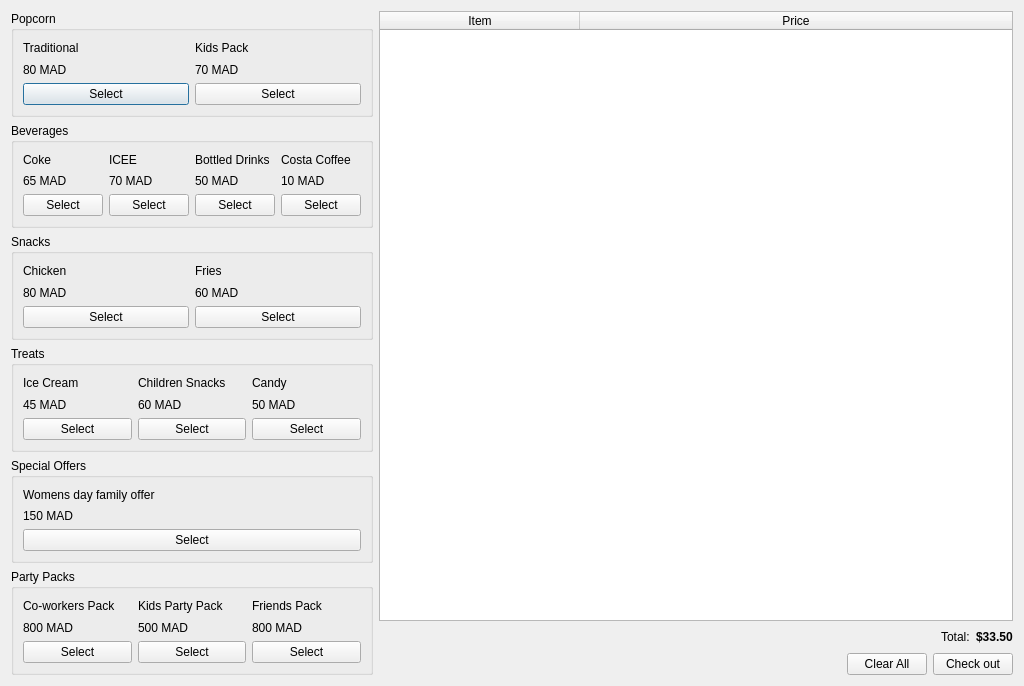
<?xml version="1.0" encoding="UTF-8"?>
<ui version="4.0">
 <class>FoodAndDrinks</class>
 <widget class="QDialog" name="FoodAndDrinks">
  <property name="geometry">
   <rect>
    <x>0</x>
    <y>0</y>
    <width>1024</width>
    <height>686</height>
   </rect>
  </property>
  <property name="windowTitle">
   <string>Food &amp; Drinks</string>
  </property>
  <layout class="QHBoxLayout" name="horizontalLayout_10">
   <item>
    <layout class="QVBoxLayout" name="verticalLayout">
     <property name="sizeConstraint">
      <enum>QLayout::SetFixedSize</enum>
     </property>
     <item>
      <widget class="QGroupBox" name="groupBox">
       <property name="title">
        <string>Popcorn</string>
       </property>
       <layout class="QHBoxLayout" name="horizontalLayout_4">
        <item>
         <layout class="QVBoxLayout" name="verticalLayout_4">
          <item>
           <widget class="QLabel" name="label_3">
            <property name="text">
             <string>Traditional</string>
            </property>
           </widget>
          </item>
          <item>
           <widget class="QLabel" name="label_4">
            <property name="text">
             <string>80 MAD</string>
            </property>
           </widget>
          </item>
          <item>
           <widget class="QPushButton" name="pushButton_traditional">
            <property name="text">
             <string>Select</string>
            </property>
           </widget>
          </item>
         </layout>
        </item>
        <item>
         <layout class="QVBoxLayout" name="verticalLayout_6">
          <item>
           <widget class="QLabel" name="label_7">
            <property name="text">
             <string>Kids Pack</string>
            </property>
           </widget>
          </item>
          <item>
           <widget class="QLabel" name="label_8">
            <property name="text">
             <string>70 MAD</string>
            </property>
           </widget>
          </item>
          <item>
           <widget class="QPushButton" name="pushButton_kidsPacks">
            <property name="text">
             <string>Select</string>
            </property>
           </widget>
          </item>
         </layout>
        </item>
       </layout>
      </widget>
     </item>
     <item>
      <widget class="QGroupBox" name="groupBox_2">
       <property name="title">
        <string>Beverages</string>
       </property>
       <layout class="QHBoxLayout" name="horizontalLayout">
        <item>
         <layout class="QVBoxLayout" name="verticalLayout_17">
          <item>
           <widget class="QLabel" name="label_29">
            <property name="text">
             <string>Coke</string>
            </property>
           </widget>
          </item>
          <item>
           <widget class="QLabel" name="label_30">
            <property name="text">
             <string>65 MAD</string>
            </property>
           </widget>
          </item>
          <item>
           <widget class="QPushButton" name="pushButton_coke">
            <property name="text">
             <string>Select</string>
            </property>
           </widget>
          </item>
         </layout>
        </item>
        <item>
         <layout class="QVBoxLayout" name="verticalLayout_22">
          <item>
           <widget class="QLabel" name="label_39">
            <property name="text">
             <string>ICEE</string>
            </property>
           </widget>
          </item>
          <item>
           <widget class="QLabel" name="label_40">
            <property name="text">
             <string>70 MAD</string>
            </property>
           </widget>
          </item>
          <item>
           <widget class="QPushButton" name="pushButton_ICEE">
            <property name="text">
             <string>Select</string>
            </property>
           </widget>
          </item>
         </layout>
        </item>
        <item>
         <layout class="QVBoxLayout" name="verticalLayout_23">
          <item>
           <widget class="QLabel" name="label_41">
            <property name="text">
             <string>Bottled Drinks</string>
            </property>
           </widget>
          </item>
          <item>
           <widget class="QLabel" name="label_42">
            <property name="text">
             <string>50 MAD</string>
            </property>
           </widget>
          </item>
          <item>
           <widget class="QPushButton" name="pushButton_bottledDrinks">
            <property name="text">
             <string>Select</string>
            </property>
           </widget>
          </item>
         </layout>
        </item>
        <item>
         <layout class="QVBoxLayout" name="verticalLayout_24">
          <item>
           <widget class="QLabel" name="label_43">
            <property name="text">
             <string>Costa Coffee</string>
            </property>
           </widget>
          </item>
          <item>
           <widget class="QLabel" name="label_44">
            <property name="text">
             <string>10 MAD</string>
            </property>
           </widget>
          </item>
          <item>
           <widget class="QPushButton" name="pushButton_costaCoffee">
            <property name="text">
             <string>Select</string>
            </property>
           </widget>
          </item>
         </layout>
        </item>
       </layout>
      </widget>
     </item>
     <item>
      <widget class="QGroupBox" name="groupBox_3">
       <property name="title">
        <string>Snacks</string>
       </property>
       <layout class="QHBoxLayout" name="horizontalLayout_5">
        <item>
         <layout class="QVBoxLayout" name="verticalLayout_11">
          <item>
           <widget class="QLabel" name="label_17">
            <property name="text">
             <string>Chicken </string>
            </property>
           </widget>
          </item>
          <item>
           <widget class="QLabel" name="label_18">
            <property name="text">
             <string>80 MAD</string>
            </property>
           </widget>
          </item>
          <item>
           <widget class="QPushButton" name="pushButton_chickenTenders">
            <property name="text">
             <string>Select</string>
            </property>
           </widget>
          </item>
         </layout>
        </item>
        <item>
         <layout class="QVBoxLayout" name="verticalLayout_12">
          <item>
           <widget class="QLabel" name="label_19">
            <property name="text">
             <string>Fries</string>
            </property>
           </widget>
          </item>
          <item>
           <widget class="QLabel" name="label_20">
            <property name="text">
             <string>60 MAD</string>
            </property>
           </widget>
          </item>
          <item>
           <widget class="QPushButton" name="pushButton_curlyFries">
            <property name="text">
             <string>Select</string>
            </property>
           </widget>
          </item>
         </layout>
        </item>
       </layout>
      </widget>
     </item>
     <item>
      <widget class="QGroupBox" name="groupBox_4">
       <property name="title">
        <string>Treats</string>
       </property>
       <layout class="QHBoxLayout" name="horizontalLayout_6">
        <item>
         <layout class="QVBoxLayout" name="verticalLayout_13">
          <item>
           <widget class="QLabel" name="label_21">
            <property name="text">
             <string>Ice Cream</string>
            </property>
           </widget>
          </item>
          <item>
           <widget class="QLabel" name="label_22">
            <property name="text">
             <string>45 MAD</string>
            </property>
           </widget>
          </item>
          <item>
           <widget class="QPushButton" name="pushButton_iceCream">
            <property name="text">
             <string>Select</string>
            </property>
           </widget>
          </item>
         </layout>
        </item>
        <item>
         <layout class="QVBoxLayout" name="verticalLayout_14">
          <item>
           <widget class="QLabel" name="label_23">
            <property name="text">
             <string>Children Snacks</string>
            </property>
           </widget>
          </item>
          <item>
           <widget class="QLabel" name="label_24">
            <property name="text">
             <string>60 MAD</string>
            </property>
           </widget>
          </item>
          <item>
           <widget class="QPushButton" name="pushButton_glutenFreeSnacks">
            <property name="text">
             <string>Select</string>
            </property>
           </widget>
          </item>
         </layout>
        </item>
        <item>
         <layout class="QVBoxLayout" name="verticalLayout_15">
          <item>
           <widget class="QLabel" name="label_25">
            <property name="text">
             <string>Candy</string>
            </property>
           </widget>
          </item>
          <item>
           <widget class="QLabel" name="label_26">
            <property name="text">
             <string>50 MAD</string>
            </property>
           </widget>
          </item>
          <item>
           <widget class="QPushButton" name="pushButton_candy">
            <property name="text">
             <string>Select</string>
            </property>
           </widget>
          </item>
         </layout>
        </item>
       </layout>
      </widget>
     </item>
     <item>
      <widget class="QGroupBox" name="groupBox_5">
       <property name="title">
        <string>Special Offers</string>
       </property>
       <layout class="QHBoxLayout" name="horizontalLayout_8">
        <item>
         <layout class="QVBoxLayout" name="verticalLayout_18">
          <item>
           <widget class="QLabel" name="label_31">
            <property name="text">
             <string>Womens day family offer</string>
            </property>
           </widget>
          </item>
          <item>
           <widget class="QLabel" name="label_32">
            <property name="text">
             <string>150 MAD</string>
            </property>
           </widget>
          </item>
          <item>
           <widget class="QPushButton" name="pushButton_wonderWoman">
            <property name="text">
             <string>Select</string>
            </property>
           </widget>
          </item>
         </layout>
        </item>
       </layout>
      </widget>
     </item>
     <item>
      <widget class="QGroupBox" name="groupBox_6">
       <property name="title">
        <string>Party Packs</string>
       </property>
       <layout class="QHBoxLayout" name="horizontalLayout_7">
        <item>
         <layout class="QVBoxLayout" name="verticalLayout_19">
          <item>
           <widget class="QLabel" name="label_33">
            <property name="text">
             <string>Co-workers Pack</string>
            </property>
           </widget>
          </item>
          <item>
           <widget class="QLabel" name="label_34">
            <property name="text">
             <string>800 MAD</string>
            </property>
           </widget>
          </item>
          <item>
           <widget class="QPushButton" name="pushButton_cameoPartyPack">
            <property name="text">
             <string>Select</string>
            </property>
           </widget>
          </item>
         </layout>
        </item>
        <item>
         <layout class="QVBoxLayout" name="verticalLayout_20">
          <item>
           <widget class="QLabel" name="label_35">
            <property name="text">
             <string>Kids Party Pack</string>
            </property>
           </widget>
          </item>
          <item>
           <widget class="QLabel" name="label_36">
            <property name="text">
             <string>500 MAD</string>
            </property>
           </widget>
          </item>
          <item>
           <widget class="QPushButton" name="pushButton_kidsPartyPack">
            <property name="text">
             <string>Select</string>
            </property>
           </widget>
          </item>
         </layout>
        </item>
        <item>
         <layout class="QVBoxLayout" name="verticalLayout_21">
          <item>
           <widget class="QLabel" name="label_37">
            <property name="text">
             <string>Friends Pack</string>
            </property>
           </widget>
          </item>
          <item>
           <widget class="QLabel" name="label_38">
            <property name="text">
             <string>800 MAD</string>
            </property>
           </widget>
          </item>
          <item>
           <widget class="QPushButton" name="pushButton_tendersFriesPack">
            <property name="text">
             <string>Select</string>
            </property>
           </widget>
          </item>
         </layout>
        </item>
       </layout>
      </widget>
     </item>
    </layout>
   </item>
   <item>
    <layout class="QVBoxLayout" name="verticalLayout_3">
     <item>
      <widget class="QTableWidget" name="tableWidget">
       <attribute name="horizontalHeaderCascadingSectionResizes">
        <bool>false</bool>
       </attribute>
       <attribute name="horizontalHeaderDefaultSectionSize">
        <number>200</number>
       </attribute>
       <attribute name="horizontalHeaderStretchLastSection">
        <bool>true</bool>
       </attribute>
       <attribute name="verticalHeaderStretchLastSection">
        <bool>false</bool>
       </attribute>
       <column>
        <property name="text">
         <string>Item</string>
        </property>
       </column>
       <column>
        <property name="text">
         <string>Price</string>
        </property>
       </column>
      </widget>
     </item>
     <item>
      <layout class="QVBoxLayout" name="verticalLayout_2">
       <item>
        <layout class="QHBoxLayout" name="horizontalLayout_2">
         <item>
          <spacer name="horizontalSpacer_2">
           <property name="orientation">
            <enum>Qt::Horizontal</enum>
           </property>
           <property name="sizeHint" stdset="0">
            <size>
             <width>40</width>
             <height>20</height>
            </size>
           </property>
          </spacer>
         </item>
         <item>
          <widget class="QLabel" name="label">
           <property name="text">
            <string>Total:</string>
           </property>
          </widget>
         </item>
         <item>
          <widget class="QLabel" name="label_foodCost">
           <property name="text">
            <string>&lt;html&gt;&lt;head/&gt;&lt;body&gt;&lt;p&gt;&lt;span style=&quot; font-weight:600;&quot;&gt;$33.50&lt;/span&gt;&lt;/p&gt;&lt;/body&gt;&lt;/html&gt;</string>
           </property>
          </widget>
         </item>
        </layout>
       </item>
      </layout>
     </item>
     <item>
      <layout class="QHBoxLayout" name="horizontalLayout_3">
       <item>
        <spacer name="horizontalSpacer">
         <property name="orientation">
          <enum>Qt::Horizontal</enum>
         </property>
         <property name="sizeHint" stdset="0">
          <size>
           <width>40</width>
           <height>20</height>
          </size>
         </property>
        </spacer>
       </item>
       <item>
        <widget class="QPushButton" name="pushButton_clearAll">
         <property name="text">
          <string>Clear All</string>
         </property>
        </widget>
       </item>
       <item>
        <widget class="QPushButton" name="pushButton_checkOut">
         <property name="text">
          <string>Check out</string>
         </property>
        </widget>
       </item>
      </layout>
     </item>
    </layout>
   </item>
  </layout>
 </widget>
 <resources/>
 <connections/>
</ui>
